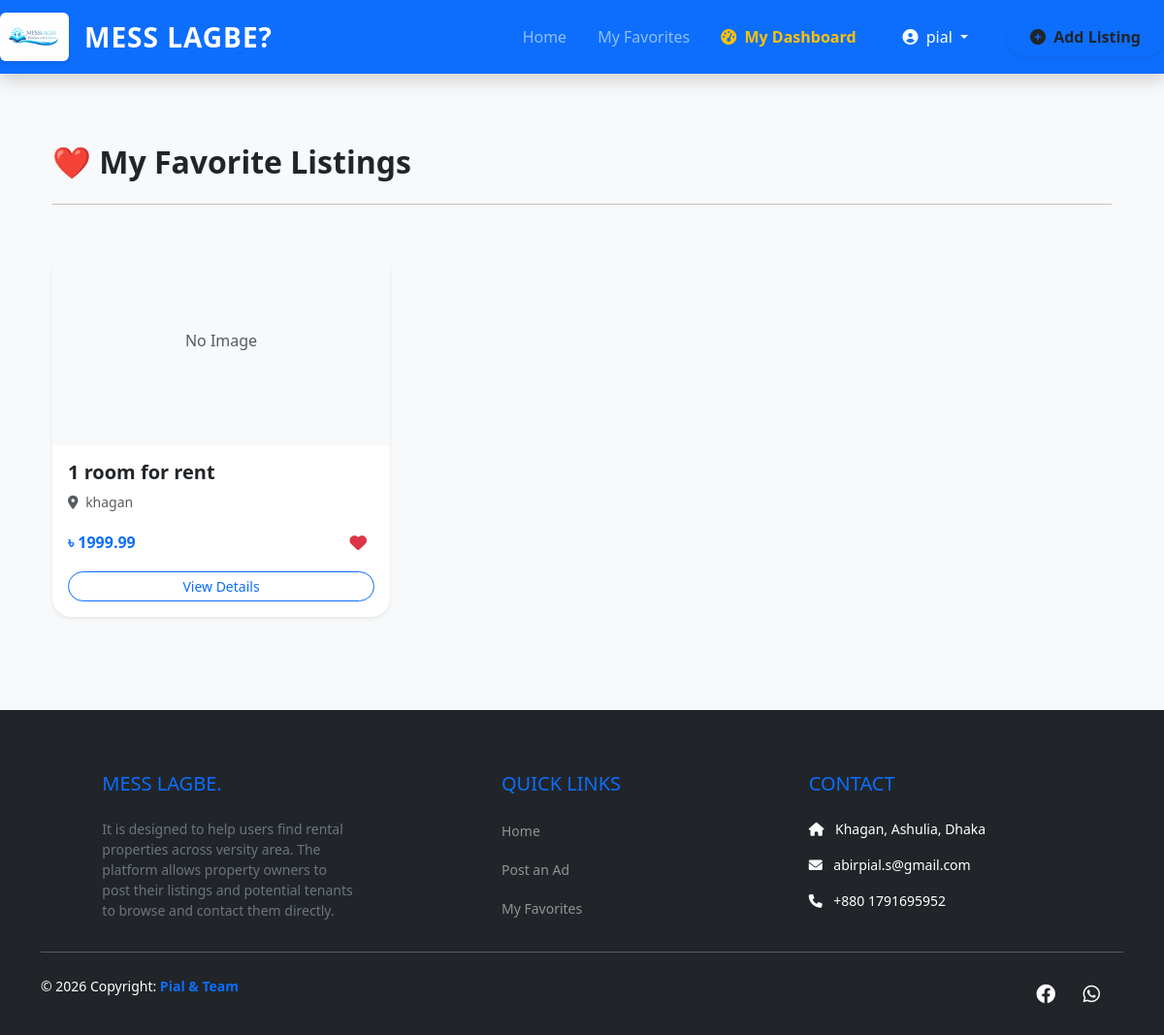
The page /my-favorites/ (signed in) on the database its author committed.
### accounts/models.py (models this page shows, shortened)
class CustomUser(AbstractUser):
    IS_STUDENT = 'student'
    IS_OWNER = 'owner'
    IS_ADMIN = 'admin'
    ROLE_CHOICES = [
        (IS_STUDENT, 'Student'),
        (IS_OWNER, 'House Owner'),
        (IS_ADMIN, 'Admin'),
    ]
    role = models.CharField(max_length=20, choices=ROLE_CHOICES, default=IS_STUDENT)
    phone_number = models.CharField(max_length=15, blank=True, null=True)
    university_id = models.CharField(max_length=50, blank=True, null=True)

### listings/models.py (models this page shows, shortened)
class Listing(models.Model):
    host = models.ForeignKey(
        settings.AUTH_USER_MODEL,
        on_delete=models.CASCADE,
        related_name='listings'
    )
    image = models.ImageField(upload_to='listings/', null=True, blank=True)
    phone_number = models.CharField(max_length=15, help_text="Contact number for this property")
    title = models.CharField(max_length=200, help_text="e.g. 2 Room flat for rent in Dhanmondi")
    description = models.TextField()
    location = models.CharField(max_length=150)
    price = models.DecimalField(max_digits=10, decimal_places=2)
    bedrooms = models.IntegerField()
    created_at = models.DateTimeField(auto_now_add=True)

### listings/views.py (the view)
# urls.py: path('my-favorites/', views.favorites_list, name='favorites_list'),
@login_required(login_url='/accounts/login/')
def favorites_list(request):
    favorites = Favorite.objects.filter(user=request.user).select_related('listing')
    listings = [fav.listing for fav in favorites]
    user_favorite_ids = Favorite.objects.filter(user=request.user).values_list('listing_id', flat=True)
    return render(request, 'listings/favorites.html', {
        'listings': listings,
        'user_favorite_ids': user_favorite_ids
    })

### templates/listings/favorites.html (shortened to what this page needs)
{% extends 'base.html' %}
{% block content %}
<div class="container py-5">
    <h2 class="fw-bold mb-4">❤️ My Favorite Listings</h2>
    <hr class="mb-5">
    <div class="row g-4">
        {% for listing in listings %}
            <div class="col-md-4">
                <div class="card h-100 shadow-sm border-0" style="border-radius: 20px; overflow: hidden;">
                    {% if listing.images.all %}
                        <img src="{{ listing.images.all.0.image.url }}" class="card-img-top" style="height: 200px; object-fit: cover;">
                    {% else %}
                        <div class="bg-light d-flex align-items-center justify-content-center" style="height: 200px;">
                            <p class="text-muted">No Image</p>
                        </div>
                    {% endif %}
                    <div class="card-body">
                        <h5 class="card-title fw-bold">{{ listing.title }}</h5>
                        <p class="text-muted small"><i class="fas fa-map-marker-alt me-1"></i> {{ listing.location }}</p>
                        <div class="d-flex justify-content-between align-items-center">
                            <span class="text-primary fw-bold">৳ {{ listing.price }}</span>
                            <a href="{% url 'toggle_favorite' listing.id %}" class="btn btn-sm text-danger border-0">
                            </a>
                        </div>
                        <a href="{% url 'listing_detail' listing.pk %}" class="btn btn-outline-primary btn-sm rounded-pill w-100 mt-3">View Details</a>
                    </div>
                </div>
            </div>
        {% endfor %}
    </div>
</div>
{% endblock %}

### templates/base.html (shortened to what this page needs)
<!DOCTYPE html>
<html lang="en">
<head>
    <link href="https://cdn.jsdelivr.net/npm/bootstrap@5.3.0/dist/css/bootstrap.min.css" rel="stylesheet">
    <link rel="stylesheet" href="https://cdnjs.cloudflare.com/ajax/libs/font-awesome/6.0.0/css/all.min.css">
</head>
<body class="bg-light">
    <nav class="navbar navbar-expand-lg navbar-dark bg-primary shadow mb-4 sticky-top">
     <a class="navbar-brand d-flex align-items-center" href="{% url 'home' %}">
    <img src="/media/listings/gallery/logo.png" alt="MessLagbe?"
         style="height: 50px; width: auto; background: white; padding: 4px; border-radius: 6px; box-shadow: 0 2px 4px rgba(0,0,0,0.1);">
    <span class="ms-3 fw-bold fs-3 text-white" style="letter-spacing: 1px;">MESS LAGBE?</span>
</a>
            <div class="collapse navbar-collapse" id="navbarNav">
                <ul class="navbar-nav ms-auto align-items-center">
                    <li class="nav-item">
                        <a class="nav-link px-3" href="{% url 'home' %}">Home</a>
                    </li>
                   {% if user.is_authenticated %}
    <li class="nav-item">
        <a class="nav-link px-3" href="{% url 'favorites_list' %}">My Favorites</a>
    </li>
    <li class="nav-item">
        <a class="nav-link px-3 fw-bold text-warning" href="{% url 'dashboard' %}">
            <i class="fas fa-tachometer-alt me-1"></i> My Dashboard
        </a>
    </li>
    <li class="nav-item dropdown ms-lg-3">
        <a class="nav-link dropdown-toggle btn btn-outline-light btn-sm text-white px-3" href="#" id="userDropdown" role="button" data-bs-toggle="dropdown">
            <i class="fas fa-user-circle me-1"></i> {{ user.username }}
        </a>
    </li>
{% endif %}
                    <li class="nav-item ms-lg-4">
                        <a class="nav-link btn btn-warning text-dark fw-bold px-4 rounded-pill shadow-sm" href="{% url 'create_listing' %}">
                            <i class="fas fa-plus-circle me-1"></i> Add Listing
                        </a>
                    </li>
                </ul>
            </div>
    </nav>
    <div class="container main-content">
        {% block content %}
        {% endblock %}
    </div>
    {% if request.resolver_match.url_name != 'login' and request.resolver_match.url_name != 'signup' %}
    <footer class="bg-dark text-white pt-5 pb-4 mt-5">
        <div class="container text-center text-md-start">
            <div class="row">
                <div class="col-md-4 col-lg-4 col-xl-3 mx-auto mt-3">
                    <h5 class="text-uppercase mb-4 font-weight-bold text-primary">MESS LAGBE.</h5>
                    <p class="small text-secondary">
                        It is designed to help users find rental properties across versity area. The platform allows property owners to post their listings and potential tenants to browse and contact them directly.
                    </p>
                </div>
                <div class="col-md-2 col-lg-2 col-xl-2 mx-auto mt-3">
                    <h5 class="text-uppercase mb-4 font-weight-bold text-primary">Quick Links</h5>
                    <p><a href="{% url 'home' %}" class="text-white-50 text-decoration-none small">Home</a></p>
                    <p><a href="{% url 'create_listing' %}" class="text-white-50 text-decoration-none small">Post an Ad</a></p>
                    <p><a href="{% url 'favorites_list' %}" class="text-white-50 text-decoration-none small">My Favorites</a></p>
                </div>
                <div class="col-md-4 col-lg-3 col-xl-3 mx-auto mt-3">
                    <h5 class="text-uppercase mb-4 font-weight-bold text-primary">Contact</h5>
                    <p class="small"><i class="fas fa-home me-2"></i> Khagan, Ashulia, Dhaka</p>
                    <p class="small"><i class="fas fa-envelope me-2"></i> abirpial.s@gmail.com</p>
                    <p class="small"><i class="fas fa-phone me-2"></i> +880 1791695952</p>
                </div>
            </div>
            <hr class="mb-4 bg-secondary">
            <div class="row align-items-center">
                <div class="col-md-7 col-lg-8">
                    <p class="small">© 2026 Copyright:
                        <a href="#" class="text-decoration-none"><strong class="text-primary"> Pial & Team</strong></a>
                    </p>
                </div>
                <div class="col-md-5 col-lg-4">
                    <div class="text-center text-md-end">
                        <a href="#" class="text-white me-4" style="font-size: 20px;"><i class="fab fa-facebook"></i></a>
                        <a href="#" class="text-white me-4" style="font-size: 20px;"><i class="fab fa-whatsapp"></i></a>
                    </div>
                </div>
            </div>
        </div>
    </footer>
    {% endif %}
</body>
</html>

### templates/base.html (style rules this page uses)
body { font-family: 'Segoe UI', Tahoma, Geneva, Verdana, sans-serif; display: flex; flex-direction: column; min-height: 100vh; }
.main-content { flex: 1; }
.navbar-brand { font-size: 1.5rem; letter-spacing: 1px; }
.nav-link { font-weight: 500; transition: 0.3s; }
footer { background-color: #1a1a1a; }

### rows shown on the page
CustomUser: username "pial"
Listing: shows "No Image", title "1 room for rent", location "khagan", price "1999.99"
